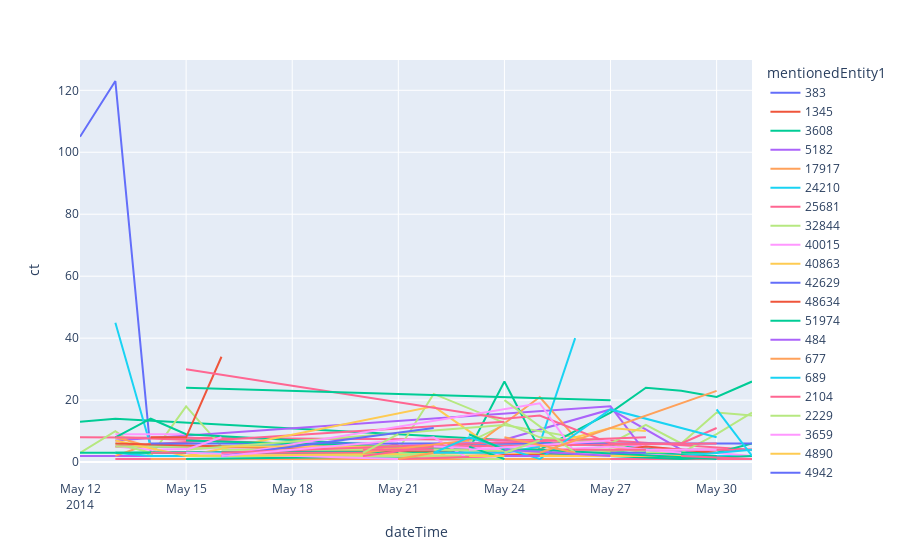

The cell this chart's notebook holds for it:
### Code cell
import plotly.express as px

fig = px.line(random_entity1_ct_df, x ="dateTime", y ="ct", color="mentionedEntity1")
    #print(data)
fig.show()
